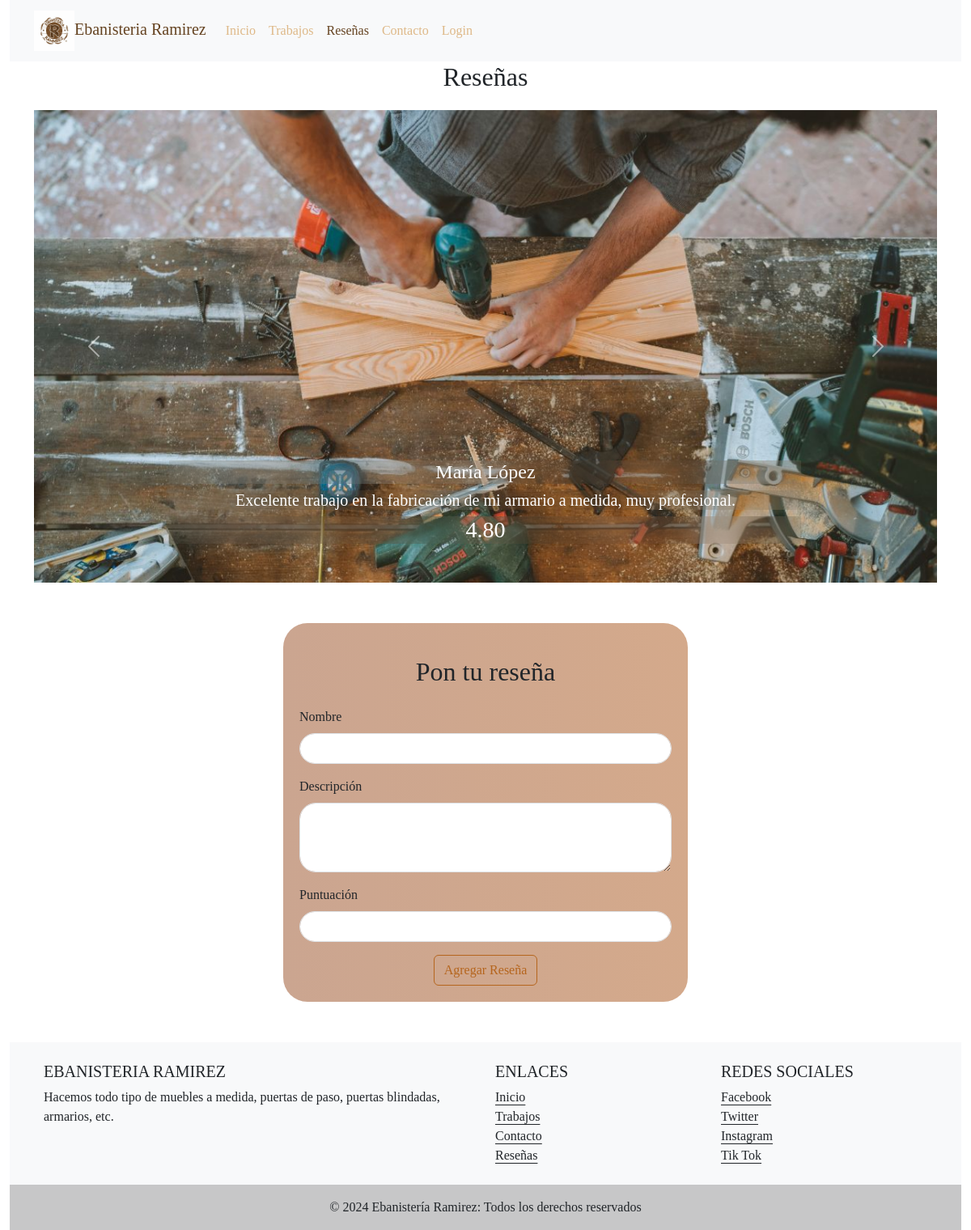
/resenas.php, run on the app's committed database.
### tables this page shows
CREATE TABLE `resenas` (
  `id` int(11) NOT NULL AUTO_INCREMENT,
  `nombre` varchar(255) DEFAULT NULL,
  `descripcion` mediumtext DEFAULT NULL,
  `puntuacion` decimal(3,2) DEFAULT NULL,
  PRIMARY KEY (`id`)
);

### resenas.php (the view, shortened to what this page needs)
<!DOCTYPE html>
<html lang="es">
<head>
	<link rel="stylesheet" type="text/css" href="css/bootstrap.css">
	<link rel="stylesheet" type="text/css" href="css/normalize.css">
	<link rel="stylesheet" type="text/css" href="css/style.css">
</head>
<body>
<div class="container-fluid">
    <div class="row">
        <div class="col-12">
            <?php include 'includes/nav.php'; ?>
        </div>
    </div>
</div>
<div class="container">
    <div class="row">
<h1 class="text-center">Reseñas</h1>
<div id="carouselExample" class="carousel slide">
  <div class="carousel-inner">
    <?php
    include 'includes/conexion.php';
    $sql = "SELECT * FROM resenas";
    $result = mysqli_query($mysqli, $sql);
    $active = true;
    if (mysqli_num_rows($result) > 0) {
        while($row = mysqli_fetch_assoc($result)) {
          $numero_carpinteria = rand(1, 10);
    $ruta_imagen = "img/carpinteria" . $numero_carpinteria . ".jpg";
            $activeClass = $active ? 'active' : '';
            echo '<div class="carousel-item ' . $activeClass . '">';
            echo '<img src="' . $ruta_imagen . '" class="d-block w-100" alt="...">';
            echo '<div class="carousel-caption d-none d-md-block">';
            echo '<h4>' . $row['nombre'] . '</h4>';
            echo '<h5>' . $row['descripcion'] . '</h5>';
            echo '<h3>' . $row['puntuacion'] . '</h3>';
            echo '</div>';
            echo '</div>';
            $active = false;
        }
    } else {
        echo "0 resultados";
    }
    ?>
  </div>
  <button class="carousel-control-prev" type="button" data-bs-target="#carouselExample" data-bs-slide="prev">
    <span class="carousel-control-prev-icon" aria-hidden="true"></span>
  </button>
  <button class="carousel-control-next" type="button" data-bs-target="#carouselExample" data-bs-slide="next">
    <span class="carousel-control-next-icon" aria-hidden="true"></span>
  </button>
</div>
<div class="containerr" id="gradient">
    <h1 class="text-center mb-4">Pon tu reseña</h1>
    <form action="agregar_resena.php" method="POST">
        <div class="mb-3">
            <label for="nombre" class="form-label">Nombre</label>
            <input type="text" class="form-control" id="nombre" name="nombre" required>
        </div>
        <div class="mb-3">
            <label for="descripcion" class="form-label">Descripción</label>
            <textarea class="form-control" id="descripcion" name="descripcion" rows="3" required></textarea>
        </div>
        <div class="mb-3">
            <label for="puntuacion" class="form-label">Puntuación</label>
            <input type="number" class="form-control" id="puntuacion" name="puntuacion" min="1" max="5" required>
        </div>
        <div class="text-center">
            <button type="submit" class="btn btn-outline-info">Agregar Reseña</button>
        </div>
    </form>
</div>
</div>
</div>
<div class="container-fluid">
    <?php include 'includes/footer.php'; ?>
</div>
</body>
</html>

### css/style.css (style rules this page uses)
:root { --colorPrimario: #B5651D; --colorRojizoOscuro: #800000; --colorOscuro: #654321; --coloramarillo: #FDFD96; --colorSecundario: #DEB887; }
* { font-family: jac; }
.active,.navbar-brand { color:var(--colorOscuro) !important; }
.btn-outline-info { --bs-btn-color: var(--colorPrimario); --bs-btn-border-color: var(--colorPrimario); --bs-btn-hover-color: #000; --bs-btn-hover-bg: var(--colorPrimario); --bs-btn-hover-border-color: var(--colorPrimario); --bs-btn-focus-shadow-rgb: 13, 202, 240; --bs-btn-active-color: #000; --bs-btn-active-bg: var(--colorPrimario); --bs-btn-active-border-color: var(--colorPrimario); --bs-btn-active-shadow: inset 0 3px 5px rgba(0, 0, 0, 0.125); --bs-btn-disabled-color: var(--colorPrimario); --bs-btn-disabled-bg: transparent; --bs-btn-disabled-border-color: var(--colorPrimario); --bs-gradient: none; }
.carousel-caption * { backdrop-filter: blur(20px); }
.carousel-caption h3 { backdrop-filter: blur(20px); }
.carousel-caption h4 { backdrop-filter: blur(20px); }

### resenas.php (style rules this page uses)
.containerr { max-width: 500px; margin: 50px auto; border-radius: 30px; padding: 20px; }
.form-control { border-radius: 20px; }

### data on the page
resenas: nombre "María López", descripcion "Excelente trabajo en la fabricación de mi armario a medida, muy profesional.", puntuacion "4.80"
